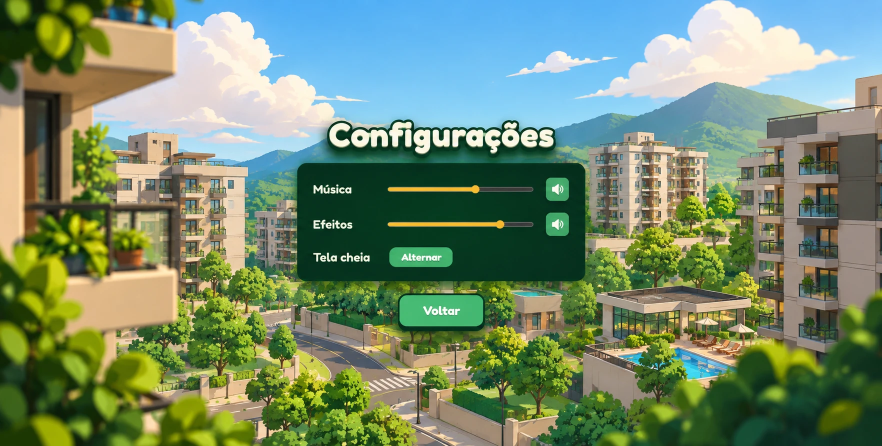
#> input picture assets/settings-original.png, 1764 x 892 px (shown at 1/2 size)
$ python settings_prep.py
#> lines starting #> are read from the running program, lines starting #| are printed output that depends on the picture; after the words box and inside, x2 and y2 are one past the last pixel; in counts of white or black regions, pixels touching at a corner belong together
# Prepara o fundo das Configuracoes: mascara de folhagem (R) e nuvens (G) para animar o ambiente
from PIL import Image
import numpy as np, cv2
from scipy import ndimage as nd
im = Image.open('assets/settings-original.png').convert('RGB'); A = np.array(im).astype(int)
#> further down, im is the input picture: PIL image 1764x892 RGB; mean R, G, B 116.6, 139.4, 110.2
H, W = A.shape[:2]
#> H = 892; W = 1764
r, g, b = A[..., 0], A[..., 1], A[..., 2]
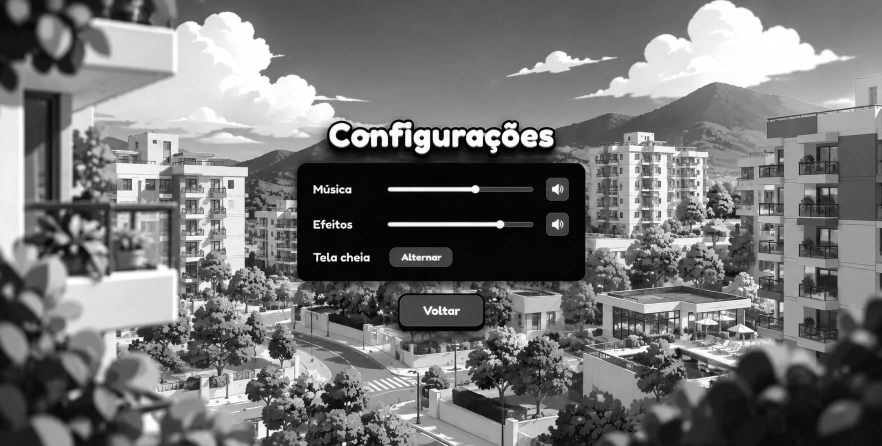
#> r: shape (892, 1764) int64 (shown at 1/2 size); min 0, max 255, mean 116.6
mx, mn = A.max(axis=2), A.min(axis=2)
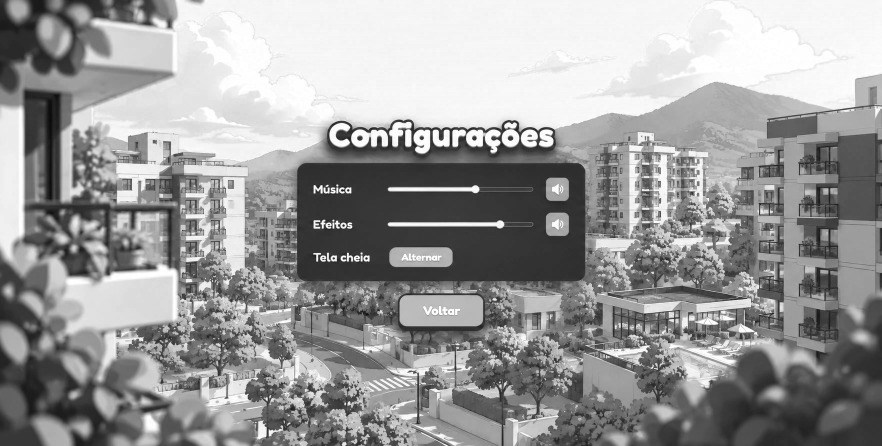
#> mx: shape (892, 1764) int64 (shown at 1/2 size); min 8, max 255, mean 153.8
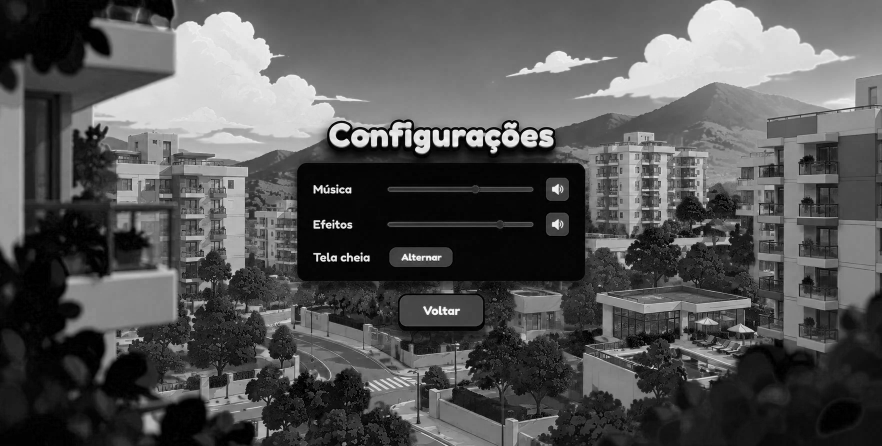
#> mn: shape (892, 1764) int64 (shown at 1/2 size); min 0, max 255, mean 84.8
fol = (g > r + 4) & (g > b + 22) & (g > 70)
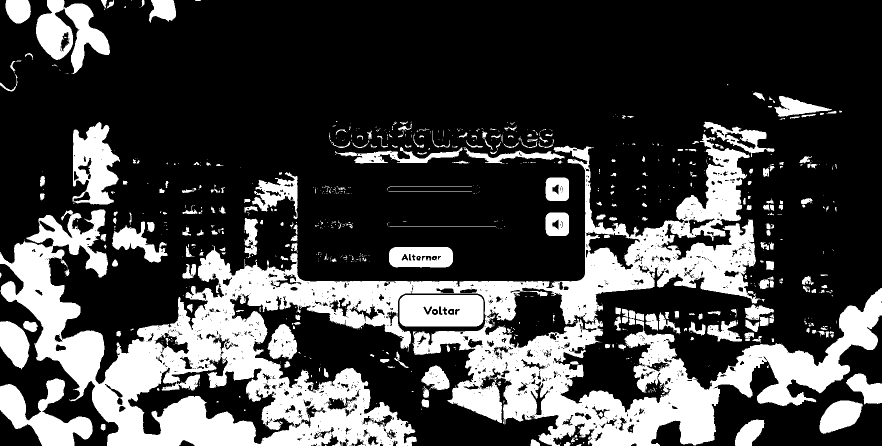
#> fol: shape (892, 1764) bool (shown at 1/2 size); 26.8% white; 861 white regions (595 under 20 px), largest, box (x1, y1, x2, y2) and area: (0, 268, 1764, 892) 307193, (0, 757, 186, 892) 11241, (72, 0, 220, 148) 10856
fol = nd.binary_closing(nd.binary_opening(fol, iterations=1), iterations=2)
#> fol: shape (892, 1764) bool; 27% white; 298 white regions (105 under 20 px), largest, box (x1, y1, x2, y2) and area: (2, 268, 1762, 890) 326577, (2, 757, 186, 890) 11022, (72, 2, 220, 148) 10807
yy = np.arange(H)[:, None] * np.ones((1, W))
cloud = (mn > 140) & ((mx - mn) < 70) & (b >= r - 6) & ((b - r) < 70) & (yy < 330)      # corpo inteiro da nuvem (claro + sombras azuladas)
#> cloud: shape (892, 1764) bool; 4.3% white; 398 white regions (353 under 20 px), largest, box (x1, y1, x2, y2) and area: (186, 23, 783, 324) 37831, (1150, 0, 1764, 305) 23286, (1013, 102, 1199, 154) 2419
cloud = nd.binary_closing(nd.binary_opening(cloud, iterations=1), iterations=5)
#> cloud: shape (892, 1764) bool; 4.5% white; 88 white regions (49 under 20 px), largest, box (x1, y1, x2, y2) and area: (186, 26, 658, 324) 38806, (1151, 8, 1453, 206) 13532, (1431, 86, 1711, 245) 10177
cloud = nd.binary_fill_holes(cloud)
#> cloud: shape (892, 1764) bool; 4.6% white; 88 white regions (49 under 20 px), largest, box (x1, y1, x2, y2) and area: (186, 26, 658, 324) 40003, (1151, 8, 1453, 206) 13672, (1431, 86, 1711, 245) 10177
core = cloud & (mn > 218)
#> core: shape (892, 1764) bool; 1.7% white; 151 white regions (119 under 20 px), largest, box (x1, y1, x2, y2) and area: (1160, 9, 1453, 196) 11434, (351, 27, 462, 156) 6136, (188, 157, 360, 227) 3442
lab, n = nd.label(cloud)
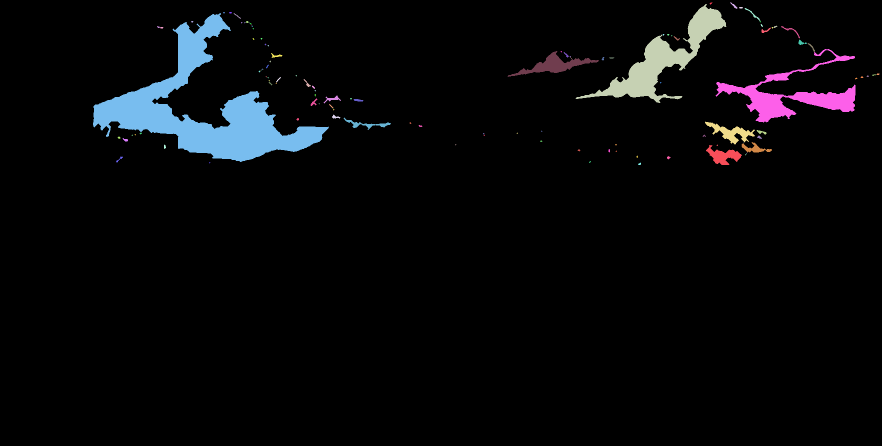
#> lab: shape (892, 1764) int32 (shown at 1/2 size); 122 distinct labels, from 0 to 121; one colour per label, 0 black
#> n = 121
cnt = nd.sum(core, lab, range(1, n + 1))
#> cnt = 121 values, max 11573 at index 2, min 0 at index 22, mean 220.1
cloud = np.isin(lab, [i + 1 for i, v in enumerate(cnt) if v > 400])      # so nuvens de verdade (nao a neblina das montanhas)
#> cloud: shape (892, 1764) bool; 4.2% white; 4 white regions, box (x1, y1, x2, y2) and area: (186, 26, 658, 324) 40003, (1151, 8, 1453, 206) 13664, (1431, 98, 1711, 245) 10119, (1015, 102, 1198, 154) 2671
cloud = nd.binary_erosion(cloud, iterations=2)
#> cloud: shape (892, 1764) bool; 3.7% white; 23 white regions (14 under 20 px), largest, box (x1, y1, x2, y2) and area: (188, 29, 655, 322) 36384, (1168, 13, 1450, 204) 11708, (1434, 166, 1590, 243) 3912
ui = np.zeros((H, W), bool)
for x0, y0, x1, y1 in [(640, 225, 1125, 315), (585, 315, 1182, 575), (785, 580, 985, 672)]:
    ui[y0:y1, x0:x1] = True            # titulo, painel e botao: parados
fol[:310, 380:] = False                    # montanhas nao balancam
fol &= ~ui; cloud &= ~ui
#> after `fol &= ~ui`: fol: shape (892, 1764) bool; 23.8% white; 204 white regions (60 under 20 px), largest, box (x1, y1, x2, y2) and area: (2, 419, 1051, 890) 150478, (826, 310, 1762, 890) 147879, (2, 757, 186, 890) 11022
#> after `cloud &= ~ui`: cloud: shape (892, 1764) bool; 3.7% white; 23 white regions (14 under 20 px), largest, box (x1, y1, x2, y2) and area: (188, 29, 640, 322) 36245, (1168, 13, 1450, 204) 11708, (1434, 166, 1590, 243) 3912
mk = np.zeros((H, W, 3), np.uint8)
mk[..., 0] = cv2.GaussianBlur((fol * 255).astype(np.uint8), (0, 0), 4)
mk[..., 1] = cv2.GaussianBlur((cloud * 255).astype(np.uint8), (0, 0), 6)
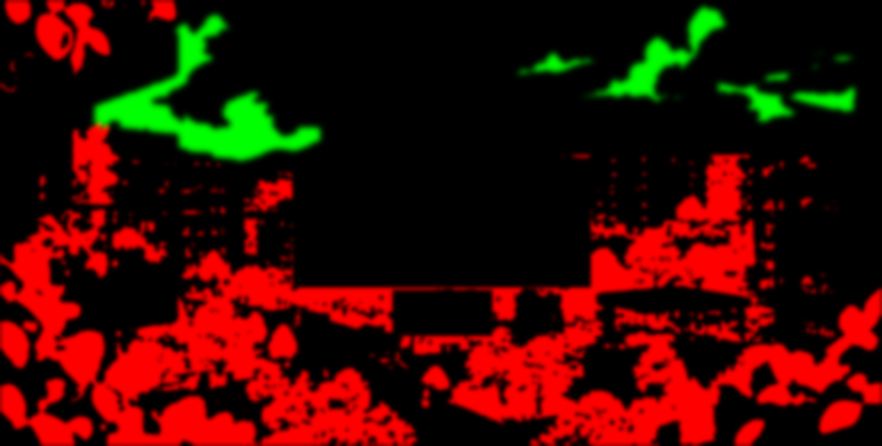
#> mk: shape (892, 1764, 3) (shown at 1/2 size); mean of channels 0, 1, 2 60.8, 9.3, 0; drawn as R, G, B
Image.fromarray(mk).save('assets/settings-mask.png')
im.save('assets/settings-bg.jpg', quality=92)
ov = np.array(im).copy()
ov[mk[..., 0] > 128] = (ov[mk[..., 0] > 128] * 0.5 + np.array([255, 0, 255]) * 0.5).astype(np.uint8)
ov[mk[..., 1] > 128] = (ov[mk[..., 1] > 128] * 0.5 + np.array([255, 120, 0]) * 0.5).astype(np.uint8)
#> ov: shape (892, 1764, 3); mean R, G, B 136.2, 122.6, 132.1
Image.fromarray(ov).resize((882, 446)).save('set_prev_tmp.png')
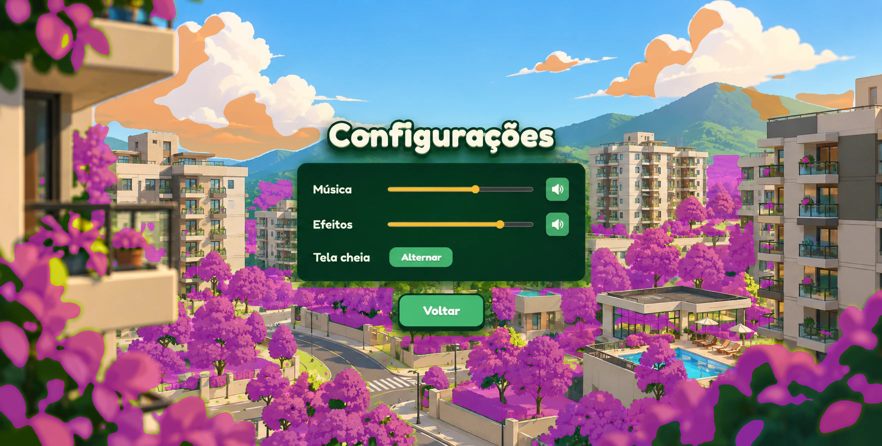
#> saved as set_prev_tmp.png: PIL image 882x446 RGB; mean R, G, B 136.3, 122.6, 132.1
print(W, H, fol.mean().round(3), cloud.mean().round(3))
#| 1764 892 0.238 0.037

$ run again, with assets/Teresópolis Mountain Valley Loading Screen.png copied over assets/settings-original.png
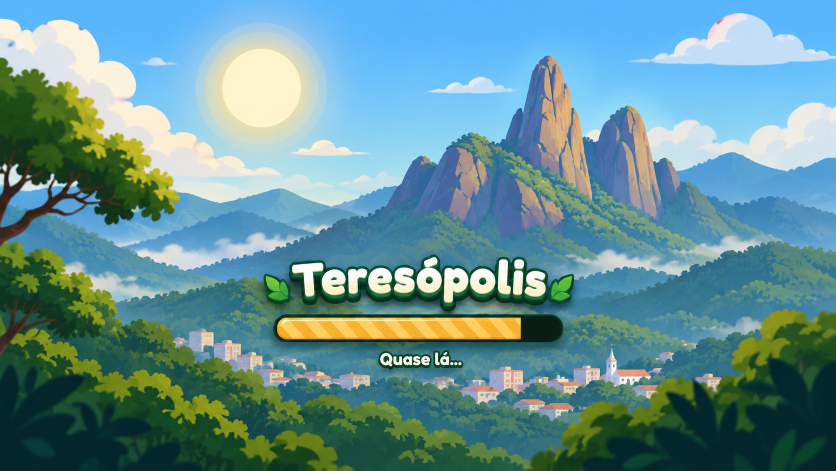
#> input picture assets/Teresópolis Mountain Valley Loading Screen.png, 1672 x 941 px (shown at 1/2 size)
#> im is the input picture: PIL image 1672x941 RGB; mean R, G, B 100.9, 146, 150.3
#> core: shape (941, 1672) bool; 1.8% white; 56 white regions (43 under 20 px), largest, box (x1, y1, x2, y2) and area: (30, 48, 394, 330) 15347, (1398, 206, 1667, 330) 6962, (1294, 241, 1396, 296) 2727
#> `lab, n = nd.label(cloud)`:
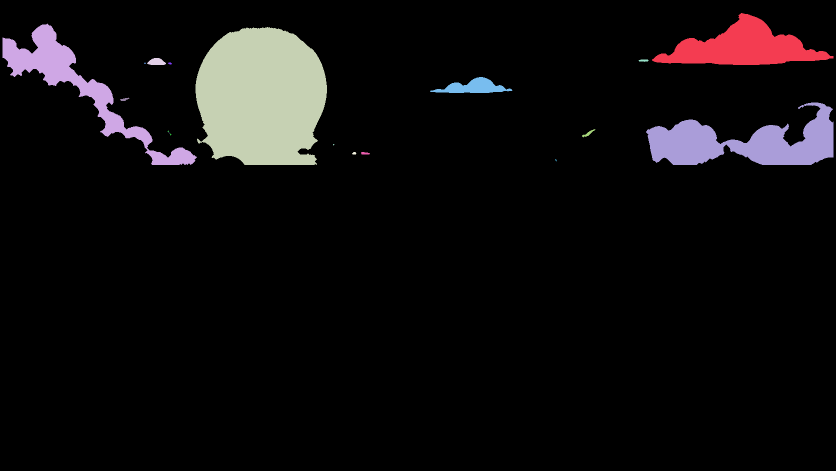
#> lab: shape (941, 1672) int32 (shown at 1/2 size); 22 distinct labels, from 0 to 21; one colour per label, 0 black
#> n = 21
#> cnt = 21 values, max 15381 at index 1, min 0 at index 3, mean 1338.8
#> `Image.fromarray(ov).resize((882, 446)).save('set_prev_tmp.png')`:
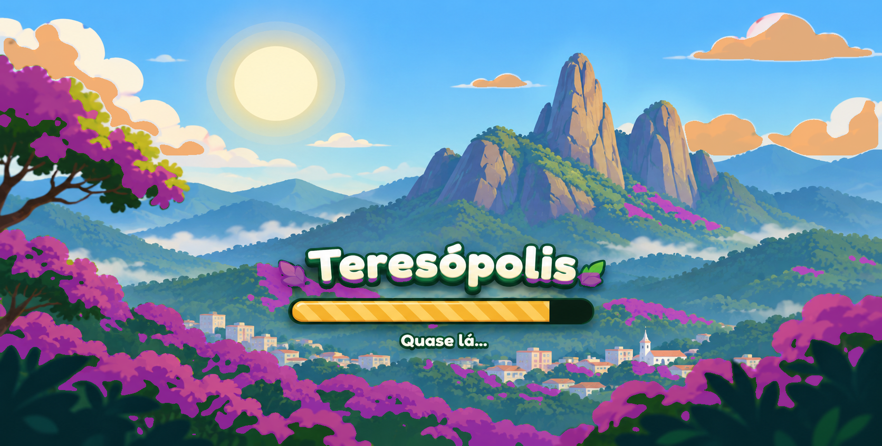
#> saved as set_prev_tmp.png: PIL image 882x446 RGB; mean R, G, B 113.6, 136.7, 160
#| 1672 941 0.135 0.036
